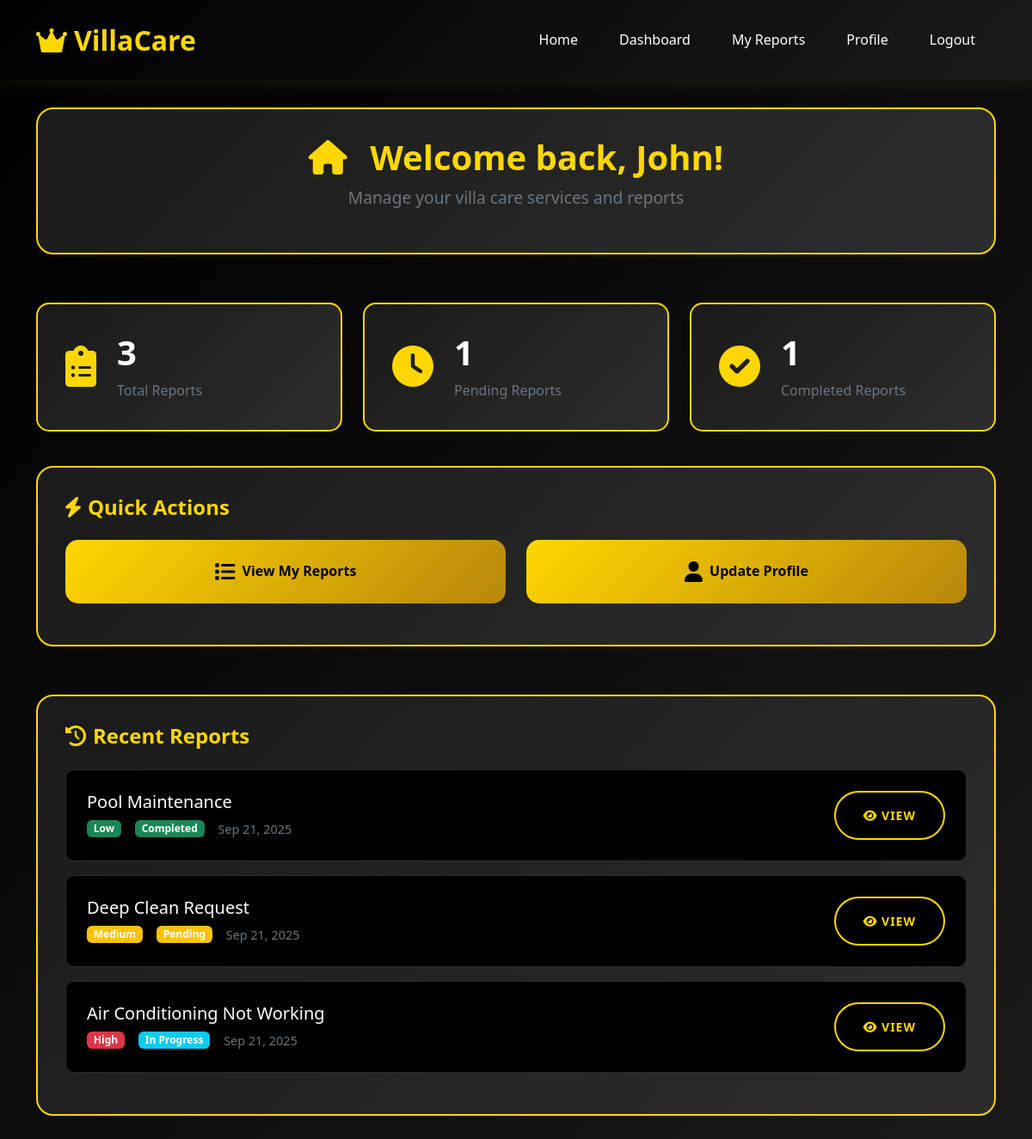
The app's page /dashboard/ (signed in) with its own data.
### main/models.py (models this page shows, shortened)
class VillaReport(models.Model):
    REPORT_TYPES = [
        ('maintenance', 'Maintenance Issue'),
        ('cleaning', 'Cleaning Request'),
        ('security', 'Security Concern'),
        ('landscaping', 'Landscaping'),
        ('pool', 'Pool/Spa Issue'),
        ('emergency', 'Emergency'),
        ('other', 'Other'),
    ]
    PRIORITY_LEVELS = [
        ('low', 'Low'),
        ('medium', 'Medium'),
        ('high', 'High'),
        ('urgent', 'Urgent'),
    ]
    STATUS_CHOICES = [
        ('pending', 'Pending'),
        ('in_progress', 'In Progress'),
        ('completed', 'Completed'),
        ('cancelled', 'Cancelled'),
    ]
    user = models.ForeignKey(User, on_delete=models.CASCADE)
    report_type = models.CharField(max_length=20, choices=REPORT_TYPES)
    priority = models.CharField(max_length=10, choices=PRIORITY_LEVELS, default='medium')
    title = models.CharField(max_length=200)
    description = models.TextField()
    location = models.CharField(max_length=200, help_text="Specific location in the villa")
    status = models.CharField(max_length=20, choices=STATUS_CHOICES, default='pending')
    admin_notes = models.TextField(blank=True, help_text="Internal notes for staff")
    created_at = models.DateTimeField(auto_now_add=True)
    updated_at = models.DateTimeField(auto_now=True)
    scheduled_date = models.DateTimeField(null=True, blank=True)
    completed_date = models.DateTimeField(null=True, blank=True)
    class Meta:
        ordering = ['-created_at']
    def get_priority_color(self):
        colors = {
            'low': 'success',
            'medium': 'warning',
            'high': 'danger',
            'urgent': 'dark'
        }
        return colors.get(self.priority, 'secondary')
    def get_status_color(self):
        colors = {
            'pending': 'warning',
            'in_progress': 'info',
            'completed': 'success',
            'cancelled': 'secondary'
        }
        return colors.get(self.status, 'secondary')

### main/views.py (the view)
# urls.py: path('dashboard/', views.dashboard, name='dashboard'),
@login_required
def dashboard(request):
    user_profile, created = UserProfile.objects.get_or_create(user=request.user)
    recent_reports = VillaReport.objects.filter(user=request.user)[:5]
    total_reports = VillaReport.objects.filter(user=request.user).count()
    pending_reports = VillaReport.objects.filter(user=request.user, status='pending').count()
    completed_reports = VillaReport.objects.filter(user=request.user, status='completed').count()
    context = {
        'user_profile': user_profile,
        'recent_reports': recent_reports,
        'total_reports': total_reports,
        'pending_reports': pending_reports,
        'completed_reports': completed_reports,
    }
    return render(request, 'main/dashboard.html', context)

### templates/main/dashboard.html (shortened to what this page needs)
{% load static %}
<!DOCTYPE html>
<html lang="en">
<head>
    <link href="https://cdn.jsdelivr.net/npm/bootstrap@5.3.0/dist/css/bootstrap.min.css" rel="stylesheet">
    <link href="https://cdnjs.cloudflare.com/ajax/libs/font-awesome/6.0.0/css/all.min.css" rel="stylesheet">
    <link href="{% static 'css/style.css' %}" rel="stylesheet">
</head>
<body>
    <nav class="navbar navbar-expand-lg navbar-dark">
        <div class="container">
            <a class="navbar-brand" href="{% url 'home' %}">
                <i class="fas fa-crown me-2"></i>VillaCare
            </a>
            <div class="collapse navbar-collapse" id="navbarNav">
                <ul class="navbar-nav ms-auto">
                    <li class="nav-item">
                        <a class="nav-link" href="{% url 'home' %}">Home</a>
                    </li>
                    <li class="nav-item">
                        <a class="nav-link active" href="{% url 'dashboard' %}">Dashboard</a>
                    </li>
                    <li class="nav-item">
                        <a class="nav-link" href="{% url 'villa_reports' %}">My Reports</a>
                    </li>
                    <li class="nav-item">
                        <a class="nav-link" href="{% url 'profile' %}">Profile</a>
                    </li>
                    <li class="nav-item">
                        <form method="post" action="{% url 'logout' %}" style="display: inline;">
                            <button type="submit" class="nav-link" style="border: none; background: none; color: inherit;">
                                Logout
                            </button>
                        </form>
                    </li>
                </ul>
            </div>
        </div>
    </nav>
    <div class="dashboard-container">
        <div class="container">
            <div class="row mb-4">
                <div class="col-12">
                    <div class="welcome-card">
                        <h1 class="welcome-title">
                            <i class="fas fa-home me-3"></i>
                            Welcome back, {{ user.first_name|default:user.username }}!
                        </h1>
                        <p class="welcome-subtitle">Manage your villa care services and reports</p>
                    </div>
                </div>
            </div>
            <div class="row mb-4">
                <div class="col-md-4 mb-3">
                    <div class="stat-card">
                        <div class="stat-icon">
                            <i class="fas fa-clipboard-list"></i>
                        </div>
                        <div class="stat-content">
                            <h3>{{ total_reports }}</h3>
                            <p>Total Reports</p>
                        </div>
                    </div>
                </div>
                <div class="col-md-4 mb-3">
                    <div class="stat-card">
                        <div class="stat-icon">
                            <i class="fas fa-clock"></i>
                        </div>
                        <div class="stat-content">
                            <h3>{{ pending_reports }}</h3>
                            <p>Pending Reports</p>
                        </div>
                    </div>
                </div>
                <div class="col-md-4 mb-3">
                    <div class="stat-card">
                        <div class="stat-icon">
                            <i class="fas fa-check-circle"></i>
                        </div>
                        <div class="stat-content">
                            <h3>{{ completed_reports }}</h3>
                            <p>Completed Reports</p>
                        </div>
                    </div>
                </div>
            </div>
            <div class="row mb-4">
                <div class="col-12">
                    <div class="quick-actions-card">
                        <h3 class="card-title">
                            <i class="fas fa-bolt me-2"></i>Quick Actions
                        </h3>
                        <div class="row">
                            <div class="col-md-6 mb-3">
                                <a href="{% url 'villa_reports' %}" class="quick-action-btn">
                                    <i class="fas fa-list"></i>
                                    <span>View My Reports</span>
                                </a>
                            </div>
                            <div class="col-md-6 mb-3">
                                <a href="{% url 'profile' %}" class="quick-action-btn">
                                    <i class="fas fa-user"></i>
                                    <span>Update Profile</span>
                                </a>
                            </div>
                        </div>
                    </div>
                </div>
            </div>
            <div class="row">
                <div class="col-12">
                    <div class="recent-reports-card">
                        <h3 class="card-title">
                            <i class="fas fa-history me-2"></i>Recent Reports
                        </h3>
                        {% if recent_reports %}
                            <div class="reports-list">
                                {% for report in recent_reports %}
                                <div class="report-item">
                                    <div class="report-info">
                                        <h5>{{ report.title }}</h5>
                                        <p class="report-meta">
                                            <span class="badge bg-{{ report.get_priority_color }}">{{ report.get_priority_display }}</span>
                                            <span class="badge bg-{{ report.get_status_color }}">{{ report.get_status_display }}</span>
                                            <span class="report-date">{{ report.created_at|date:"M d, Y" }}</span>
                                        </p>
                                    </div>
                                    <div class="report-actions">
                                        <a href="{% url 'villa_report_detail' report.id %}" class="btn btn-outline-primary btn-sm">
                                            <i class="fas fa-eye"></i> View
                                        </a>
                                    </div>
                                </div>
                                {% endfor %}
                            </div>
                        {% else %}
                            <div class="empty-state">
                                <i class="fas fa-clipboard-list"></i>
                                <h4>No Reports Yet</h4>
                                <p>No villa reports have been assigned to you yet. Contact our admin team to create a report for your villa.</p>
                            </div>
                        {% endif %}
                    </div>
                </div>
            </div>
        </div>
    </div>
</body>
</html>

### static/css/style.css (style rules this page uses)
:root { --primary-black: #000000; --secondary-black: #1a1a1a; --dark-gray: #2d2d2d; --gold: #FFD700; --light-gold: #FFF8DC; --dark-gold: #B8860B; --white: #ffffff; --light-gray: #f8f9fa; --text-gray: #6c757d; }
* { margin: 0; padding: 0; box-sizing: border-box; }
body { font-family: 'Segoe UI', Tahoma, Geneva, Verdana, sans-serif; line-height: 1.6; color: var(--white); background-color: var(--primary-black); }
.navbar { background: linear-gradient(135deg, var(--primary-black) 0%, var(--secondary-black) 100%); box-shadow: 0 2px 20px rgba(255, 215, 0, 0.1); padding: 1rem 0; }
.navbar-brand { font-size: 2rem; font-weight: bold; color: var(--gold) !important; text-decoration: none; text-shadow: 2px 2px 4px rgba(0, 0, 0, 0.5); }
.navbar-nav .nav-link { color: var(--white) !important; font-weight: 500; margin: 0 1rem; transition: all 0.3s ease; position: relative; }
.navbar-nav .nav-link::after { content: ''; position: absolute; width: 0; height: 2px; bottom: -5px; left: 50%; background-color: var(--gold); transition: all 0.3s ease; transform: translateX(-50%); }
.btn-outline-primary { border: 2px solid var(--gold); color: var(--gold); background: transparent; font-weight: bold; padding: 1rem 2rem; border-radius: 50px; transition: all 0.3s ease; text-transform: uppercase; letter-spacing: 1px; }
html { scroll-behavior: smooth; }
.dashboard-container { min-height: 100vh; background: linear-gradient(135deg, var(--primary-black) 0%, var(--secondary-black) 100%); padding: 2rem 0; }
.welcome-card { background: linear-gradient(135deg, var(--secondary-black) 0%, var(--dark-gray) 100%); border: 2px solid var(--gold); border-radius: 20px; padding: 2rem; text-align: center; margin-bottom: 2rem; }
.welcome-title { color: var(--gold); font-size: 2.5rem; font-weight: bold; margin-bottom: 0.5rem; }
.welcome-subtitle { color: var(--text-gray); font-size: 1.2rem; }
.stat-card { background: linear-gradient(135deg, var(--secondary-black) 0%, var(--dark-gray) 100%); border: 2px solid var(--gold); border-radius: 15px; padding: 2rem; display: flex; align-items: center; transition: all 0.3s ease; }
.stat-icon { font-size: 3rem; color: var(--gold); margin-right: 1.5rem; }
.stat-content h3 { color: var(--white); font-size: 2.5rem; font-weight: bold; margin-bottom: 0.5rem; }
.stat-content p { color: var(--text-gray); margin: 0; }
.quick-actions-card, .recent-reports-card { background: linear-gradient(135deg, var(--secondary-black) 0%, var(--dark-gray) 100%); border: 2px solid var(--gold); border-radius: 20px; padding: 2rem; margin-bottom: 2rem; }
.card-title { color: var(--gold); font-size: 1.5rem; font-weight: bold; margin-bottom: 1.5rem; }
.quick-action-btn { display: flex; align-items: center; justify-content: center; background: linear-gradient(135deg, var(--gold) 0%, var(--dark-gold) 100%); color: var(--primary-black); text-decoration: none; padding: 1.5rem; border-radius: 15px; font-weight: bold; transition: all 0.3s ease; height: 100%; }
.quick-action-btn i { font-size: 1.5rem; margin-right: 0.5rem; }
.reports-list { space-y: 1rem; }
.report-item { background: var(--primary-black); border: 1px solid var(--dark-gray); border-radius: 10px; padding: 1.5rem; margin-bottom: 1rem; display: flex; justify-content: space-between; align-items: center; transition: all 0.3s ease; }
.report-info h5 { color: var(--white); margin-bottom: 0.5rem; }
.report-meta { display: flex; gap: 1rem; align-items: center; margin: 0; }
.report-date { color: var(--text-gray); font-size: 0.9rem; }

### records on screen
VillaReport: title "Pool Maintenance", priority "Low", status "Completed", created_at "Sep 21, 2025"
VillaReport: title "Deep Clean Request", priority "Medium", status "Pending", created_at "Sep 21, 2025"
VillaReport: title "Air Conditioning Not Working", priority "High", status "In Progress", created_at "Sep 21, 2025"

### other values on screen
{{ user.first_name|default:user.username }} "John"
{{ total_reports }} "3"
{{ pending_reports }} "1"
{{ completed_reports }} "1"
